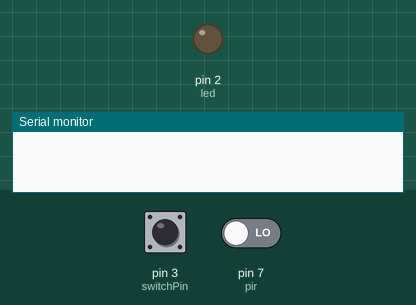
Simulated run of this sketch. Board: Arduino Uno, built with avr-gcc and run on an emulated ATmega328P. On the bench: output pins drawn as LEDs (lit = HIGH), the last lines printed to the serial monitor. Dashed ring = blinking. The inputs (shaded band) are chosen by the test bench; at power-on: pin 7 (pir) LOW, pin 3 (switchPin) HIGH.

Above: at 1.2 s.
1.3 s: pin 7 (pir) driven HIGH
At 4.27 s:
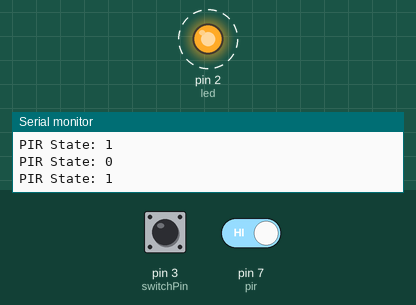
4.3 s: pin 3 (switchPin) pulled LOW for 0.15 s
7.3 s: pin 7 (pir) driven LOW
At 8.3 s:
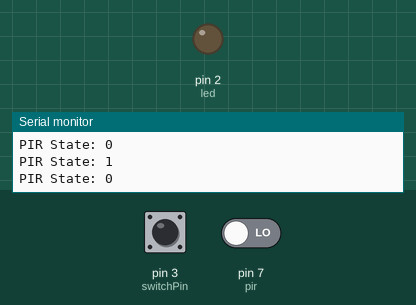
8.8 s: pin 3 (switchPin) pulled LOW for 3.2 s
At 10.1 s:
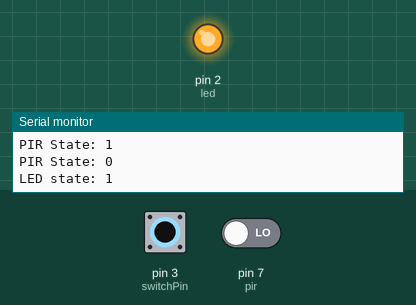
Timing chart, 0 to 13.5 s (numbered marks = the images above; inputs shaded):
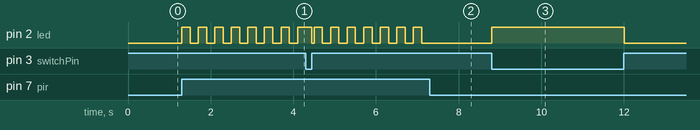

The sketch:

powerful_krunk1.ino
```cpp
// Define the pin for the button
const uint8_t switchPin = 3;
// Define the pin for the LED
const uint8_t led = 2;
// Define the pin for PIR
const uint8_t pir = 7;

// Variable to store the state of switch
uint8_t switch_state = LOW;
// Variable to store the current state of the LED
uint8_t led_state = LOW;
// Variable to store the state of PIR
uint8_t pir_state = LOW;

void handleLED(){
  led_state = !led_state;
  digitalWrite(led, led_state);

  Serial.print("LED state: ");
  Serial.println(led_state);
}

void setup()
{
  // Set the switch pin as input with an internal pull-up resistor
  pinMode(switchPin, INPUT_PULLUP);

  // set the PIR pin as INPUT)
  pinMode(pir, INPUT);

  // Set the LED pin as output
  pinMode(led, OUTPUT);

  attachInterrupt(digitalPinToInterrupt(switchPin), handleLED, CHANGE);

  // Initialize serial communication at a baud rate of 9600
  Serial.begin(9600);
}

void loop()
{
  int pir_value = digitalRead(pir);
  if (pir_value == HIGH) {
    led_state = !led_state;
    pir_state = !pir_state;

    Serial.print("PIR State: ");
    Serial.println(pir_state);

    digitalWrite(led, led_state);

    // Debounce delay
    delay(200);
  }
}
```

code.cpp
```cpp
// Define the pin for the button
const uint8_t switchPin = 3;
// Define the pin for the LED
const uint8_t led = 2;
// Define the pin for PIR
const uint8_t pir = 7;

// Variable to store the state of switch
uint8_t switch_state = LOW;
// Variable to store the current state of the LED
uint8_t led_state = LOW;
// Variable to store the state of PIR
uint8_t pir_state = LOW;

void handleLED() {
  led_state = !led_state;
  digitalWrite(led, led_state);

  Serial.print("LED state: ");
  Serial.println(led_state);
}

void setup() {
  // Set the switch pin as input with an internal pull-up resistor
  pinMode(switchPin, INPUT_PULLUP);

  // set the PIR pin as INPUT)
  pinMode(pir, INPUT);

  // Set the LED pin as output
  pinMode(led, OUTPUT);

  attachInterrupt(digitalPinToInterrupt(switchPin), handleLED, CHANGE);

  // Initialize serial communication at a baud rate of 9600
  Serial.begin(9600);
}

void loop() {
  int pir_value = digitalRead(pir);
  if (pir_value == HIGH) {
    led_state = !led_state;
    pir_state = !pir_state;

    Serial.print("PIR State: ");
    Serial.println(pir_state);

    digitalWrite(led, led_state);

    // Debounce delay
    delay(200);
  }
}
```

Measured:
- after the input at 1.3 s, pin 2 (led): alternates HIGH for 0.20 s and LOW for 0.20 s, starting at once
- after the input at 7.3 s, pin 2 (led): stops changing and stays LOW
- after the input at 8.8 s, pin 2 (led): LOW → HIGH at once, → LOW 3.2 s later
